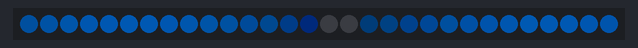
A program run on a simulated Raspberry Pi Pico running MicroPython. On the bench: 30 RGB LEDs in strip order, left to right. Dim RGB values are drawn brighter than linear.

Above: at 0.16 s.
At 1.79 s:
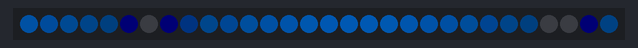
At 2.44 s:
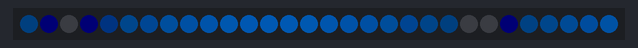
At 8.32 s:
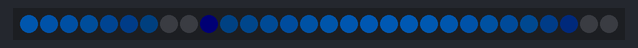
At 19.75 s:
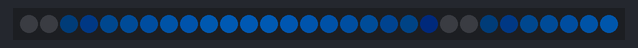
At 39.66 s:
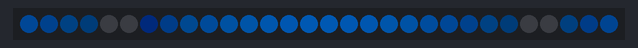

The program:

26-breathing-wave.py
```python
# Lab 26: Breathing Wave
# Filename: 26-breathing-wave.py
# Version: 1.0.0
#
# A wave of blue light rolls along the strip. Every pixel breathes in and
# out smoothly, using a sine wave. Each pixel is a little behind its
# neighbor, which makes the wave travel.

import math
from machine import Pin
from neopixel import NeoPixel
from utime import sleep
import config

# hardware settings from config.py
NEOPIXEL_PIN = config.NEOPIXEL_PIN
NUMBER_PIXELS = config.NUMBER_PIXELS

strip = NeoPixel(Pin(NEOPIXEL_PIN), NUMBER_PIXELS)

MAX_BRIGHTNESS = 60   # the brightest a pixel gets
WAVE_SPEED = 0.06     # how far the wave moves each frame
WAVE_SPACING = 0.3    # how far behind each pixel is its neighbor (0 = all breathe together)
FRAME_DELAY = 0.03    # seconds per frame

phase = 0
while True:
    for i in range(NUMBER_PIXELS):
        # sin() gives a number from -1 to 1. Add 1 and divide by 2 to get 0 to 1.
        wave = (math.sin(phase + i * WAVE_SPACING) + 1) / 2
        level = int(wave * MAX_BRIGHTNESS)
        strip[i] = (0, level // 2, level)
    strip.write()
    # move the wave forward, and start over after one full circle (2 x pi)
    phase = (phase + WAVE_SPEED) % (2 * math.pi)
    sleep(FRAME_DELAY)
```

config.py
```python
# Moving Rainbow Configuration file
# Filename: config.py
# Version: 1.0.0
#
# This file contains the hardware configuration for your kit.
# It is imported by each program.
NEOPIXEL_PIN = 0
NUMBER_PIXELS = 30
BUTTON_PIN_1 = 15
BUTTON_PIN_2 = 14
```
